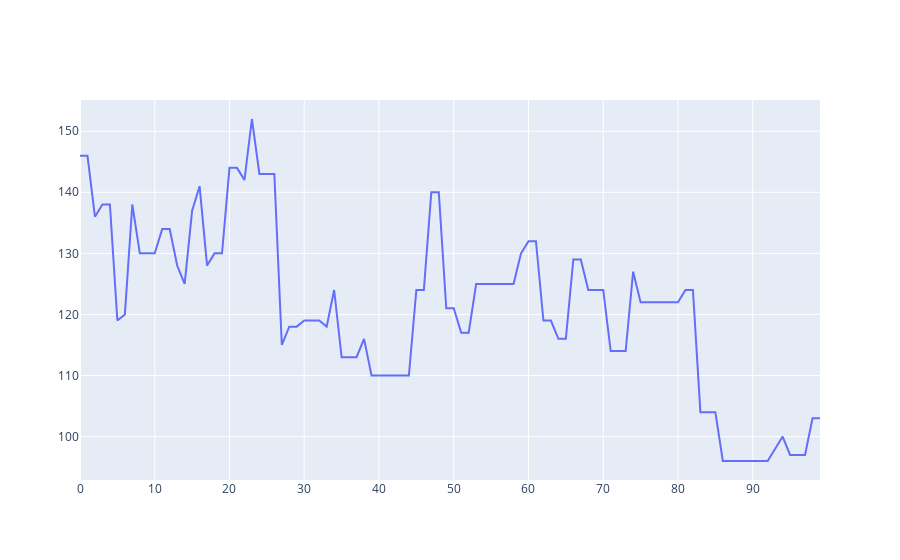

This figure's notebook cell:
### Code cell
fig = make_subplots(rows=1, cols=1)

fig.add_trace(go.Scatter(y=objective_function_values, mode="lines"), row=1, col=1)

fig.show()

### Figure 1 — Plotly figure (JSON) as saved in the notebook; plotly's stock layout.template omitted (floating-point values rounded to 4 significant figures)
{"data": [{"mode": "lines", "type": "scatter", "xaxis": "x", "y": [146, 146, 136, 138, 138, 119, 120, 138, 130, 130, 130, 134, 134, 128, 125, 137, 141, 128, 130, 130, 144, 144, 142, 152, 143, 143, 143, 115, 118, 118, 119, 119, 119, 118, 124, 113, 113, 113, 116, 110, 110, 110, 110, 110, 110, 124, 124, 140, 140, 121, 121, 117, 117, 125, 125, 125, 125, 125, 125, 130, 132, 132, 119, 119, 116, 116, 129, 129, 124, 124, 124, 114, 114, 114, 127, 122, 122, 122, 122, 122, 122, 124, 124, 104, 104, 104, 96, 96, 96, 96, 96, 96, 96, 98, 100, 97, 97, 97, 103, 103], "yaxis": "y"}], "layout": {"xaxis": {"anchor": "y", "domain": [0, 1]}, "yaxis": {"anchor": "x", "domain": [0, 1]}}}
